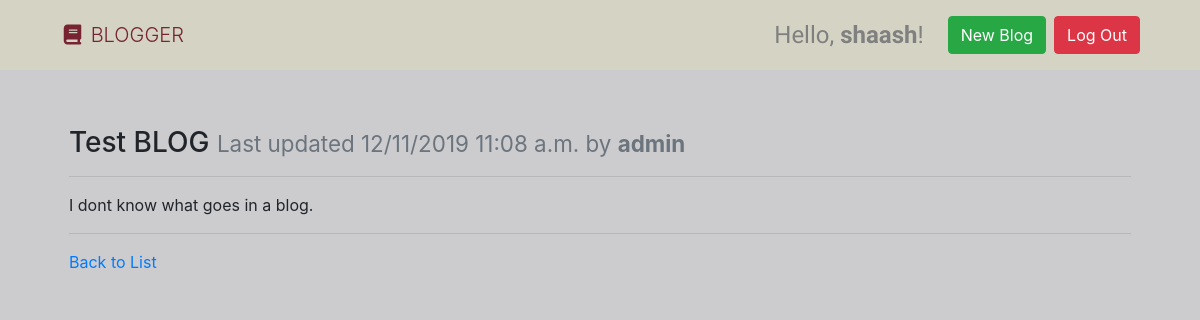
The page /test-blog/ (signed in) on the database its author committed.
### blogs/models.py (models this page shows, shortened)
class Page(models.Model):
    title = models.CharField(max_length=settings.BLOG_PAGE_TITLE_MAX_LENGTH, unique=True,
                             )
    author = models.ForeignKey(User, on_delete=models.PROTECT,
                               help_text="The user that posted this article.") # this User is a object of class User that django has
    slug = models.CharField(max_length=settings.BLOG_PAGE_TITLE_MAX_LENGTH, blank=True, editable=False,
                            help_text="Unique URL path to access this page. Generated by the system.")
    content = models.TextField(
        )
    created = models.DateTimeField(auto_now_add=True,
                                   help_text="The date and time this page was created. Automatically generated when the model saves.")
    modified = models.DateTimeField(auto_now=True,
                                    help_text="The date and time this page was updated. Automatically generated when the model updates.")
    is_public = models.BooleanField(default=True)

### blogs/views.py (the view)
# urls.py: path('<str:slug>/', PageDetailView.as_view(), name='blog-details-page'),
class PageDetailView(DetailView):
    model = Page
    def get(self, request, slug):
        page = get_object_or_404(Page, slug=slug)
        return render(request, 'page.html', {
          'page': page
        })

### blogs/templates/page.html (shortened to what this page needs)
{% extends "base.html" %}
{% block content %}
  <div class="row">
    <div class="col m-4">
      <h3>{{ page.title }} <small class="text-muted">Last updated {{ page.modified|date:"SHORT_DATETIME_FORMAT" }} by <b>{{ page.author.username }}</b></small></h3>
      <hr>
      <p>{{ page.content|linebreaksbr }}</p>
      <hr>
      <a href="{% url 'blog-list-page' %}">Back to List</a>
    </div>
  </div>
{% endblock %}

### templates/base.html (shortened to what this page needs)
<!doctype html>
{% load static %}
<html lang="en">
  <head>
    <link rel="stylesheet" href="https://stackpath.bootstrapcdn.com/bootstrap/4.3.1/css/bootstrap.min.css"
>
    <link rel="stylesheet" href="{% static '/base.css' %}">
  </head>
  <body>
    <nav class="navbar navbar-expand-md ">
      <a class="navbar-brand" href="{% url 'blog-list-page' %}"><i class="fas fa-fw fa-book"></i> BLOGGER</a>
      <form class="form-inline ml-auto">
        {% if user.is_authenticated %}
          <div class="greet">Hello, <strong>{{ request.user }}</strong>!</div>
          <a href="{% url 'submit-blog' %}" class="btn btn-success ml-4">New Blog</a>
          <a href="{% url 'logout' %}" class="btn btn-danger ml-2">Log Out</a>
        {% else %}
          <a href="{% url 'login' %}" class="btn btn-secondary ml-2">Log In</a>
          <a href="{% url 'accounts-signup' %}" class="btn btn-primary ml-2">Sign Up</a>
        {% endif %}
      </form>
    </nav>
    <main role="main" class="container" style="margin-top: 4vh;">
      {% block content %}{% endblock %}
    </main>
  </body>

### static/base.css (style rules this page uses)
.navbar { background-color: rgb(212, 211, 196); height: 70px; padding: 0 5%; }
.navbar-brand { color:rgb(119, 35, 49); font-weight: 300; }
.greet { color: gray; font-family: 'Sofia'; font-size: 3vmin; }
body { background-color: rgb(204, 204, 207); padding: 0; margin: 0; }

### rows shown on the page
Page: title "Test BLOG", modified "12/11/2019 11:08 a.m.", author.username "admin", content "I dont know what goes in a blog."

### other values the page prints
{{ request.user }} "shaash"
